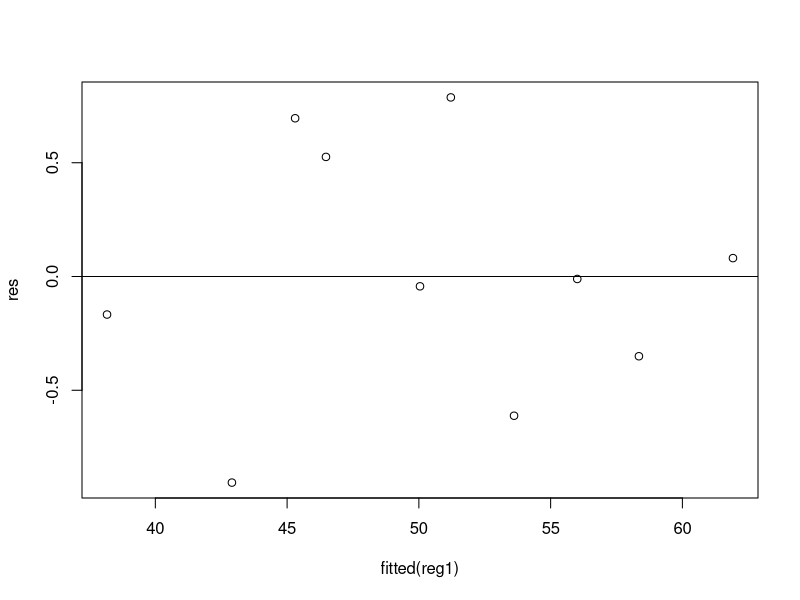
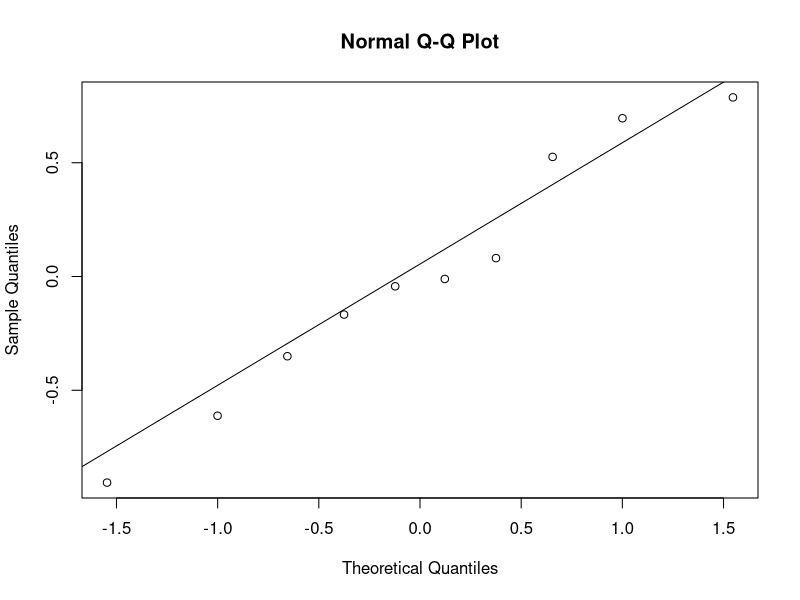

The R script that drew these images, in order:
# 데이터 입력
x <- c(56,80,50,78,65,75,53,57,53,44)
y <- c(164,180,160,175,170,175,160,169,165,150)
reg <-lm(y~x)
# 회귀분석 결과 출력
summary(reg)

# 데이터의 입력
x1 <- c(4,6,6,7,8,9,9,9,11,12)
x2 <- c(3,4,5,5,6,7,6,8,8,9)
y <- c(38,42,46,47,50,53,52,56,58,62)
reg1 <- lm(y ~ x1+x2)
# 회귀분석 결과 출력
summary(reg1)

# 데이터의 입력
x1 <- c(4,6,6,7,8,9,9,9,11,12)
x2 <- c(3,4,5,5,6,7,6,8,8,9)
y <- c(38,42,46,47,50,53,52,56,58,62)
reg1 <- lm(y ~ x1+x2)
# 회귀분석 결과 출력
summary(reg1)
# 잔차 대 예측값 산점도
res <- resid(reg1)
plot(fitted(reg1),res)
abline(0,0)
# 정규확률도 
qqnorm(res)
qqline(res)

